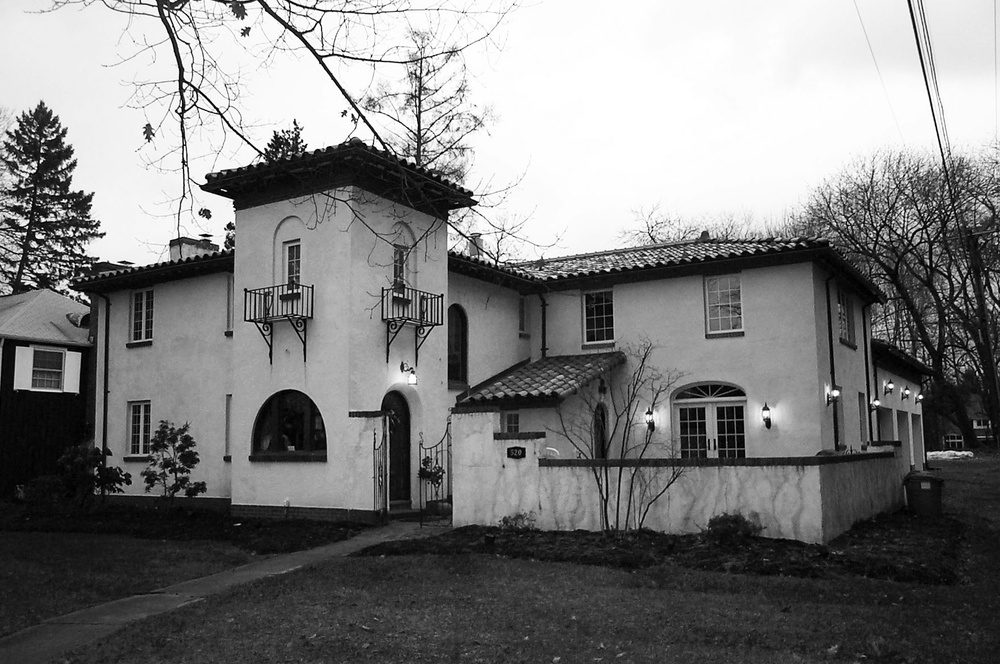
%> input picture Wavenumber Transforms/House Dec 2004 gs.jpg, 1000 x 664 px, shrunk from 1760 x 1168 before the run
$ octave GreyImage.m   (GNU Octave 9; MATLAB toolbox functions it lacks are replaced by stand-ins)
%> lines starting %> are read from the running program, lines starting %| are printed output that depends on the picture
% open grayscale jpeg image
% this is just a plain old jpeg image on disk - any jpeg will work
IM = imread('House Dec 2004 gs.jpg');
%> IM is the input picture: size 664x1000 uint8; min 0, max 255, mean 125.2

info = imfinfo('House Dec 2004 gs.jpg');  % more info on pic if you want it

% get the number of rows and columns, find center, and capture a 256 x 256
% image to work with (makes FFT processing easy)
[nr, nc]=size(IM);
%> nr = 664; nc = 1000
cnr=round(nr/2);
%> cnr = 332
cnc=round(nc/2);
%> cnc = 500
gi=zeros([256,256]);
gi=IM(cnr-128:cnr+127,cnc-128:cnc+127);

% check on subimage
figure(1);
imagesc(gi);
colormap(gray);
imagesc(gi);        % I use imagesc here to automatically scale brightness
title('Original Image');

% this does a 2DFFT and shifts the <0,0> wavenumber to the center
gifft=fftshift( fft2(gi) );

% display shifted 2DFFT
figure(2);
colormap(gray);
imagesc(20.*log10(abs(gifft)));
title('FFT of Original Image');

% this is a crude low-pass filter (easy to calculate)
han=hanning(256);
% note that raising to the 8th power increases the emphasis
lpwfilt=(han.^8)*(han.^8)';

hpwfilt=ones(size(lpwfilt))-lpwfilt;
hpwfilt=hpwfilt.^8; % this just enhances the hp effect even more

% simple point by point low pass filter in wavenumber domain!
lpgifft=gifft.*lpwfilt;

% this is the resulting image - un-shift first, then ifft, the real part
% the imaginary part can have residual junk in it and we don't need it
lpgi=real(ifft2(fftshift(lpgifft)));
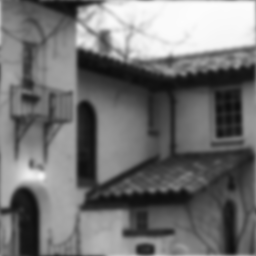
%> lpgi: size 256x256 double; min 13.08, max 252.8, mean 114.1

% show the low-pass filtered image
figure(3);
colormap(gray);
imagesc(lpgi);
title('Low Pass Filtered Image');

% repeat for the high pass filtered image
hpgifft=gifft.*hpwfilt;
hpgi=real(ifft2(fftshift(hpgifft)));
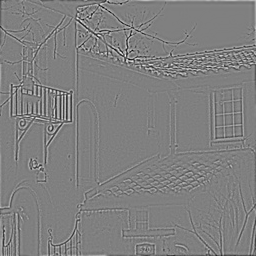
%> hpgi: size 256x256 double; min -158.4, max 156.9, mean 0; drawn with min black and max white
figure(4);
colormap(gray);
imagesc(hpgi);
title('High Pass Filtered Image');

% show the low pass FFT - log scale to show dynamics
figure(5);
colormap(gray);
imagesc(20.*log10(abs(lpgifft)+1));
title('Low Pass Image FFT');

% here's an unsharp operation just for fun - easy in frequency domain
sharpgi=hpgi+.3.*lpgi;
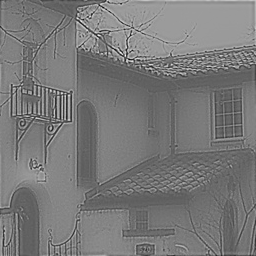
%> sharpgi: size 256x256 double; min -110.9, max 194.5, mean 34.2; drawn with min black and max white
figure(6);
colormap(gray);
imagesc(sharpgi);
title('HP + .3 LP Image');

% show high pass FFT
figure(7);
colormap(gray);
imagesc(20.*log10(abs(hpgifft)+1));
title('High Pass Image FFT');

% OK here's the "just for fun" stuff
sl=8;
funfft=gifft;
% zero out the bands
funfft(128-sl:128+sl,:)=zeros(2*sl+1,256);
funfft(:,128-sl:128+sl)=zeros(256,2*sl+1);
figure(8);
colormap(gray);
imagesc(20.*log10(abs(funfft)+1));
title('Just for Fun FFT');
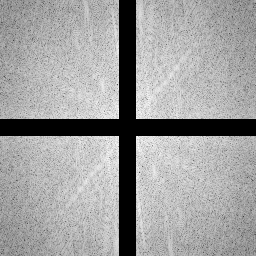
%> displayed picture: size 256x256x3, on the screen's scale of 0 to 255; min 0, max 255, mean 159.1

% show the underlaying image
funim=real(ifft2(fftshift(funfft)));
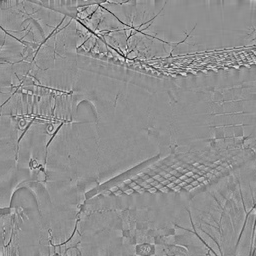
%> funim: size 256x256 double; min -209.8, max 161.6, mean 0; drawn with min black and max white
figure(9);
colormap(gray);
imagesc(real(funim));
title('Just fo Fun Image');

% now for some more fun
sl=8;
fun2fft=zeros(256,256);
fun2fft(128-sl:128+sl,1:128-sl-1)=gifft(128-sl:128+sl,1:128-sl-1);
fun2fft(128-sl:128+sl,128+sl+1:256)=gifft(128-sl:128+sl,128+sl+1:256);
fun2fft(:,128-sl:128+sl)=gifft(:,128-sl:128+sl);

figure(10);
colormap(gray);
imagesc(20.*log10(abs(fun2fft)+1));
title('More Fun FFT');
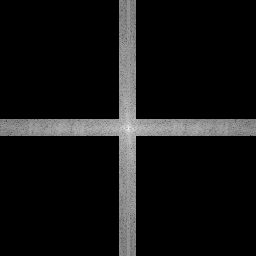
%> displayed picture: size 256x256x3, on the screen's scale of 0 to 255; min 0, max 255, mean 18.9

fun2im=real(ifft2(fftshift(fun2fft)));
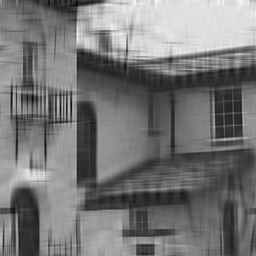
%> fun2im: size 256x256 double; min -41.06, max 291.5, mean 114.2; drawn with min black and max white
figure(11);
colormap(gray);
imagesc(real(fun2im));
title('More Fun Image');
